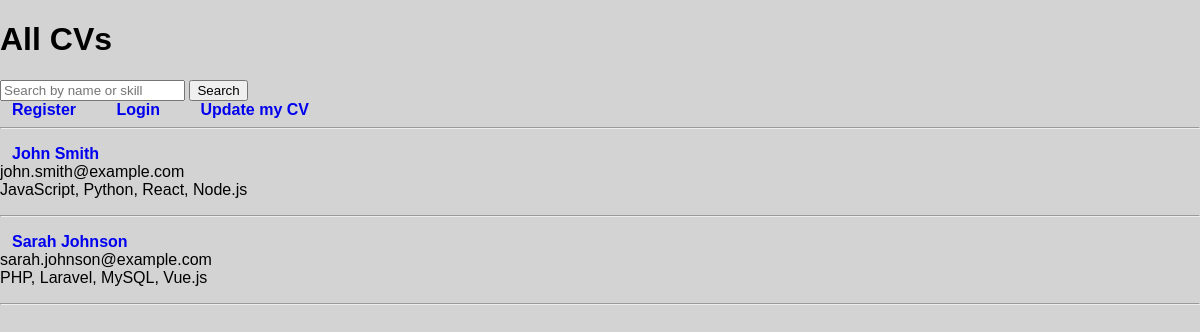
The page /EmployeeDatabse/index.php on the database its author committed.
### tables this page shows
CREATE TABLE `cvs` (
  `id` bigint(20) UNSIGNED NOT NULL,
  `name` varchar(100) NOT NULL,
  `email` varchar(100) NOT NULL,
  `password` varchar(255) NOT NULL,
  `keyprogramming` varchar(255) DEFAULT NULL,
  `profile` varchar(500) DEFAULT NULL,
  `education` varchar(500) DEFAULT NULL,
  `URLlinks` varchar(500) DEFAULT NULL
);

### EmployeeDatabse/connectdb.php (called while the page is built, shortened)
<?php
function e($value) {
    return htmlspecialchars((string)$value, ENT_QUOTES, 'UTF-8');
}

### EmployeeDatabse/index.php (the view, shortened to what this page needs)
<?php
require_once 'connectdb.php';
if(isset($_GET['search']) && $_GET['search'] != "") {
    $like = "%" . $_GET['search'] . "%";
    $stmt = $conn->prepare("SELECT id, name, email, keyprogramming FROM cvs
                            WHERE name LIKE ? OR keyprogramming LIKE ?");
    $stmt->bind_param("ss", $like, $like);
} else {
    $stmt = $conn->prepare("SELECT id, name, email, keyprogramming FROM cvs");
}
$stmt->execute();
$result = $stmt->get_result();
?>
<!DOCTYPE html>
<html>
<head>
    <link rel="stylesheet" href="CSS/style.css">
</head>
<body>
<h1>All CVs</h1>
<form method="GET">
    <input type="text" name="search" placeholder="Search by name or skill" value="<?php echo e($_GET['search'] ?? ''); ?>">
    <button type="submit">Search</button>
</form>
<a href="register.php">Register</a>
<a href="login.php">Login</a>
<a href="update.php">Update my CV</a>
<hr>
<?php
while($row = $result->fetch_assoc()) {
    echo "<p>";
    echo "<a href='details.php?id=" . (int)$row["id"] . "'>";
    echo "<strong>" . e($row["name"]) . "</strong></a><br>";
    echo e($row["email"]) . "<br>";
    echo e($row["keyprogramming"]);
    echo "</p><hr>";
}
?>
</body>
</html>

### EmployeeDatabse/CSS/style.css (style rules this page uses)
body { background-color: lightgrey;font-family: sans-serif;width: auto;height: auto; }
p { font: 1em sans-serif; }
body { font-family: sans-serif; margin: 0; }
a { padding: 12px; margin-right: 12px; text-decoration: none; font-weight: bold; }

### rows shown on the page
cvs: name "John Smith", email "john.smith@example.com", keyprogramming "JavaScript, Python, React, Node.js"
cvs: name "Sarah Johnson", email "sarah.johnson@example.com", keyprogramming "PHP, Laravel, MySQL, Vue.js"
